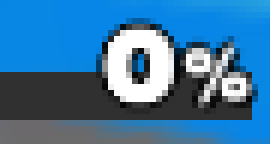
#> input picture testImage.PNG, 45 x 24 px (shown 6 times larger)
$ python 2.py
#> lines starting #> are read from the running program, lines starting #| are printed output that depends on the picture
import pytesseract as tess
tess.pytesseract.tesseract_cmd = r'C:\Program Files\Tesseract-OCR\tesseract.exe'
from PIL import Image
import cv2


img = cv2.imread('testImage.PNG')
#> img is the input picture: shape (24, 45, 3); mean B, G, R 162.7, 119.3, 60.9
cv2.imshow("test", img)
gray = cv2.cvtColor(img, cv2.COLOR_BGR2GRAY)
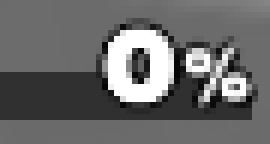
#> gray: shape (24, 45) (shown 6 times larger); min 3, max 255, mean 106.8
cv2.imshow("grey", gray)
cv2.waitKey(0)
# img = Image.open('testImage.PNG')
#> (the run stopped early here; a loop or call above may not have finished)

$ run again, with 0123.PNG copied over testImage.PNG
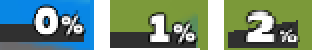
#> input picture 0123.PNG, 156 x 25 px (shown 2 times larger)
#> img is the input picture: shape (25, 156, 3); mean B, G, R 123.6, 143.3, 115.1
#> `gray = cv2.cvtColor(img, cv2.COLOR_BGR2GRAY)`:
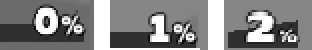
#> gray: shape (25, 156) (shown 2 times larger); min 3, max 255, mean 132.6

$ run again, with numbers.PNG copied over testImage.PNG
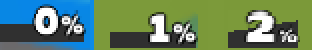
#> input picture numbers.PNG, 156 x 25 px (shown 2 times larger)
#> img is the input picture: shape (25, 156, 3); mean B, G, R 101.2, 131.7, 100.1
#> `gray = cv2.cvtColor(img, cv2.COLOR_BGR2GRAY)`:
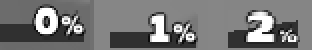
#> gray: shape (25, 156) (shown 2 times larger); min 3, max 255, mean 118.8
